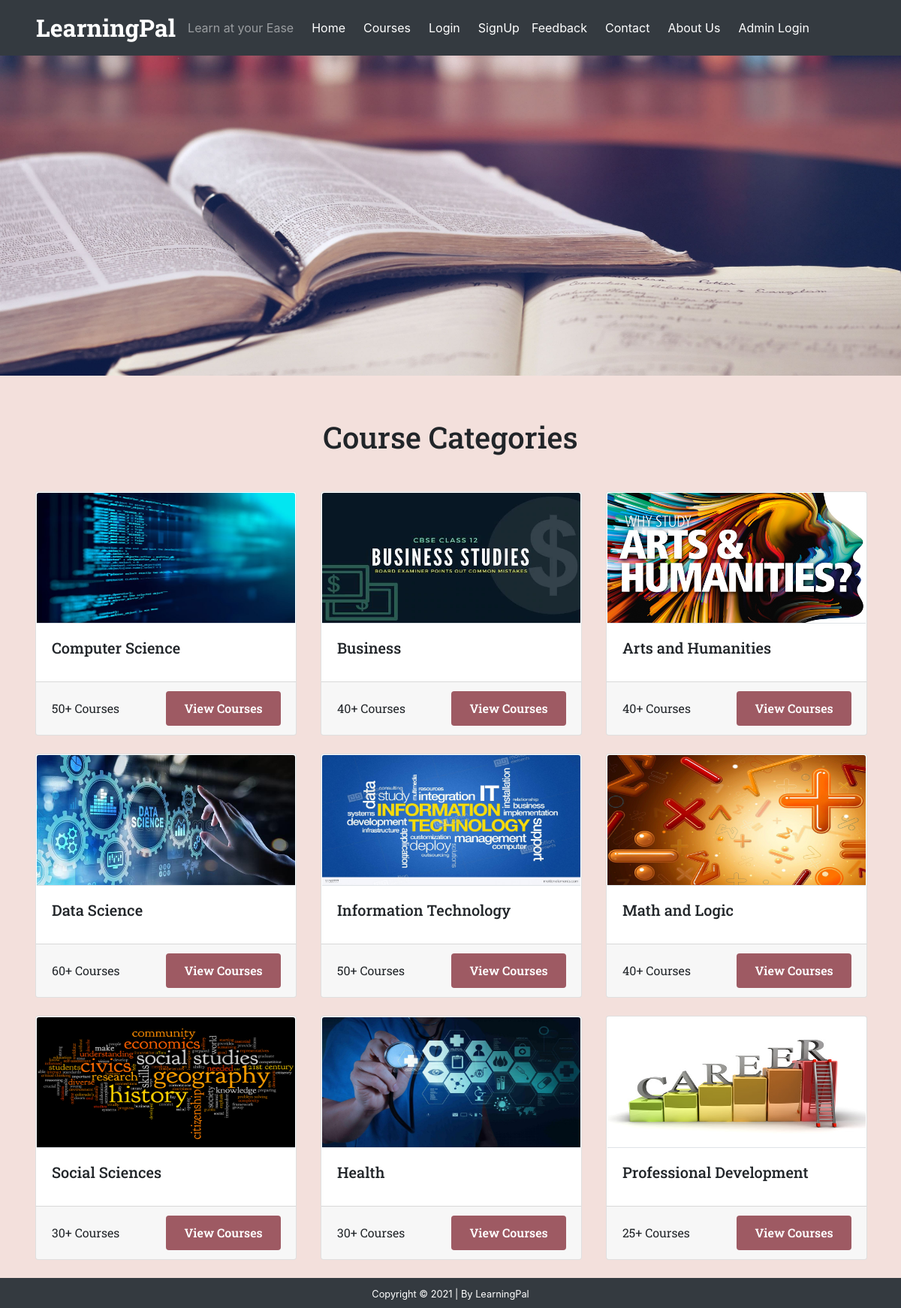
The app's page /course_categories.php with its own data.
### tables this page shows
CREATE TABLE `course_category` (
  `category_id` int(11) NOT NULL,
  `category_name` text NOT NULL,
  `num_courses` int(10) NOT NULL,
  `category_img` text NOT NULL
);

### course_categories.php (the view, shortened to what this page needs)
<?php
include('./header-cat.php');
include('./config.php');
?>
<body style="background-color: #f3e0dc;">
	<div class="container mt-5 container-cat">
		<h1 class="text-center stu-feed">Course Categories</h1>
		<div class="card-deck mt-5">
			<?php
			$sql = "SELECT * FROM course_category LIMIT 3";
			$result = mysqli_query($mysqli, $sql);
			if ($result->num_rows > 0) {
				while ($row = $result->fetch_assoc()) {
					$category_id = $row['category_id'];
					$category_name = $row['category_name'];
					$num_courses = $row['num_courses'];
					$category_img = $row['category_img'];
					echo '<a href="./courses.php?category_id=' . $category_id . '&category_name=' . $category_name . '" class="btn" style="text-align: left; padding: 0px; margin: 0px;">
						<div class="card">
							<img src="' . $category_img . '" class="card-img-top border-bottom" alt="Guitar" style="width: 344px; height: 174px;">
							<div class="card-body">
								<h5 class="card-title" id="cat" style="">' . $category_name . '</h5>
							</div>
							<div class="card-footer d-flex align-items-center justify-content-between">
								<p class="card-text d-inline">' . $num_courses . '+ Courses</p>
								<a href="./courses.php?category_id=' . $category_id . '&category_name=' . $category_name . '" class="btn view view-2">View Courses</a>
							</div>
						</div>
					</a>';
				}
			}
			?>
		</div>
		<div class="card-deck mt-4">
			<?php
			$sql = "SELECT * FROM course_category LIMIT 3,3";
			$result = mysqli_query($mysqli, $sql);
			if ($result->num_rows > 0) {
				while ($row = $result->fetch_assoc()) {
					$category_id = $row['category_id'];
					$category_name = $row['category_name'];
					$num_courses = $row['num_courses'];
					$category_img = $row['category_img'];
					echo '<a href="./courses.php?category_id=' . $category_id . '&category_name=' . $category_name . '" class="btn" style="text-align: left; padding: 0px; margin: 0px;">
						<div class="card">
							<img src="' . $category_img . '" class="card-img-top border-bottom" alt="Guitar" style="width: 344px; height: 174px;">
							<div class="card-body">
								<h5 class="card-title" id="cat" style="">' . $category_name . '</h5>
							</div>
							<div class="card-footer d-flex align-items-center justify-content-between">
								<p class="card-text d-inline">' . $num_courses . '+ Courses</p>
								<a href="./courses.php?category_id=' . $category_id . '&category_name=' . $category_name . '" class="btn view view-2">View Courses</a>
							</div>
						</div>
					</a>';
				}
			}
			?>
		</div>
		<div class="card-deck mt-4 mb-5 pb-3">
			<?php
			$sql = "SELECT * FROM course_category LIMIT 6,3";
			$result = mysqli_query($mysqli, $sql);
			if ($result->num_rows > 0) {
				while ($row = $result->fetch_assoc()) {
					$category_id = $row['category_id'];
					$category_name = $row['category_name'];
					$num_courses = $row['num_courses'];
					$category_img = $row['category_img'];
					echo '<a href="./courses.php?category_id=' . $category_id . '&category_name=' . $category_name . '" class="btn" style="text-align: left; padding: 0px; margin: 0px;">
						<div class="card">
							<img src="' . $category_img . '" class="card-img-top border-bottom" alt="Guitar" style="width: 344px; height: 174px;">
							<div class="card-body">
								<h5 class="card-title" id="cat" style="">' . $category_name . '</h5>
							</div>
							<div class="card-footer d-flex align-items-center justify-content-between">
								<p class="card-text d-inline">' . $num_courses . '+ Courses</p>
								<a href="./courses.php?category_id=' . $category_id . '&category_name=' . $category_name . '" class="btn view view-2">View Courses</a>
							</div>
						</div>
					</a>';
				}
			}
			?>
		</div>
	</div>
	<?php
	include("footer.php");
	?>
</body>
</html>

### css/style.css (style rules this page uses)
.view { background-color: #9e5a63; color: white; padding: 10px 30px; font-size: 16px; font-weight: 600; }
.view-2 { background-color: #9e5a63; color: white; padding: 10px 0px; font-size: 16px; font-weight: 600; width: 50%; }
.container-cat { font-family: "Roboto Slab", serif; padding-top: 10px; margin-bottom: 40px; }
.stu-feed { font-family: "Roboto Slab", serif; }

### records on screen
course_category: category_img (picture), category_name "Computer Science", num_courses "50"
course_category: category_img (picture), category_name "Business", num_courses "40"
course_category: category_img (picture), category_name "Arts and Humanities", num_courses "40"
course_category: category_img (picture), category_name "Data Science", num_courses "60"
course_category: category_img (picture), category_name "Information Technology", num_courses "50"
course_category: category_img (picture), category_name "Math and Logic", num_courses "40"
course_category: category_img (picture), category_name "Social Sciences", num_courses "30"
course_category: category_img (picture), category_name "Health", num_courses "30"
course_category: category_img (picture), category_name "Professional Development", num_courses "25"
